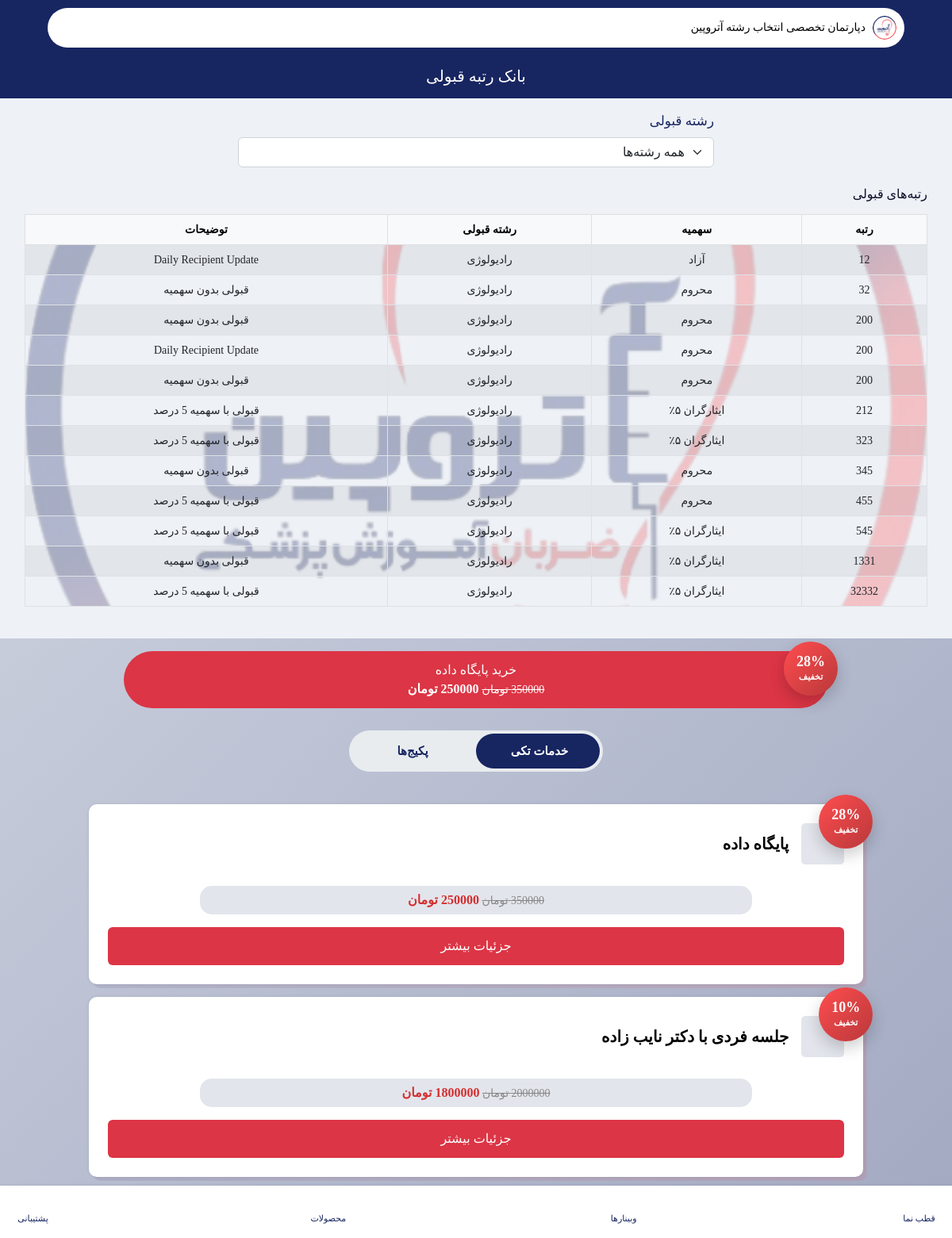
The page /rank-bank/ on the database its author committed.
### pages/models.py (models this page shows, shortened)
class RankBank(models.Model):
    QUOTA_CHOICES = (
        ("1", "آزاد"),
        ("2", "محروم"),
        ("3", "ایثارگران ۵٪"),
        ("4", "ایثارگران ۲۵٪"),
        ("5", "سایر"),
    )
    rank = models.PositiveIntegerField(
        verbose_name="رتبه"
    )
    quota = models.CharField(
        max_length=1,
        choices=QUOTA_CHOICES,
        verbose_name="سهمیه"
    )
    field = models.ForeignKey(
        RankField,
        on_delete=models.SET_NULL,
        null=True,
        blank=True,
        related_name="rank_field_bank",
        verbose_name="رشته قبولی"
    )
    description = models.CharField(
        max_length=500,
        verbose_name="توضیحات",
        null=True,
        blank=True
    )
    class Meta:
        verbose_name = "رتبه قبولی"
        verbose_name_plural = "رتبه قبولی ها"
        ordering = ["rank"]

class RankField(models.Model):
    field = models.CharField(
        max_length=200,
        verbose_name="رشته قبولی"
    )
    is_free = models.BooleanField(
        default=False,
        verbose_name="رایگان"
    )
    class Meta:
        verbose_name = "دسته بندی رشته"
        verbose_name_plural = "دسته بندی رشته ها"
        ordering = ["-id"]

### payments/models.py (models this page shows, shortened)
class Package(models.Model):
    SERVICE_CHOICES = (
        ("1", "جلسه فردی با دکتر نایب زاده"),
        ("2", "جلسه فردی با دکتر جهان‌تیغ"),
        ("3", "تحلیل شخصیت"),
        ("4", "تعیین شانس قبولی"),
        ("5", "پایگاه داده"),
    )
    TYPE_CHOICES = (
        ("1", "برنزی"),
        ("2", "نقره ایی"),
        ("3", "طلایی"),
    )
    name = models.CharField(
        max_length=200,
        verbose_name="نام"
    )
    service = MultiSelectField(
        max_length=100,
        choices=SERVICE_CHOICES,
        verbose_name="خدمات"
    )
    type = models.CharField(
        max_length=1,
        choices=TYPE_CHOICES,
        verbose_name="نوع پکیج"
    )
    content = CKEditor5Field(
        "معرفی و توضیحات",
        config_name="default",
        null=True,
        blank=True
    )
    price_before_discount = models.DecimalField(
        max_digits=12,
        decimal_places=0,
        verbose_name="قیمت قبل از تخفیف (اختیاری)",
        null=True,
        blank=True
    )
    total_price = models.DecimalField(
        max_digits=12,
        decimal_places=0,
        verbose_name="قیمت به تومان"
    )
    is_public = models.BooleanField(
        default=True,
        verbose_name="نمایش عمومی"
    )
    @property
    def discount_percent(self):
        if self.price_before_discount and self.price_before_discount > self.total_price:
            return int(
                (self.price_before_discount - self.total_price)
                / self.price_before_discount * 100
            )
        return 0
    def service_labels(self):
        choices = dict(self.SERVICE_CHOICES)
        return [choices[s] for s in self.service]
    class Meta:
        verbose_name = "پلن"
        verbose_name_plural = "پلن ها"
        ordering = ["-id"]

### pages/views.py (the view, shortened to what this page needs)
# urls.py: path('rank-bank/', rank_bank, name='rank_bank'),
def rank_bank(request):
    ranks = RankBank.objects.select_related("field").order_by("rank")
    is_paid = False
    if request.user.is_authenticated and request.user.role != "student":
        is_paid = True
    rank_fields = RankField.objects.order_by("field")
    if not is_paid:
        ranks = ranks.filter(field__is_free=True)
        rank_fields = rank_fields.filter(is_free=True)
    selected_field = request.GET.get("field", "").strip()
    if selected_field:
        ranks = ranks.filter(field_id=selected_field)
    packages = Package.objects.filter(is_public=True)
    single_service_packages = [
        p for p in packages
        if len(p.service) == 1
    ]
    multi_service_packages = [
        p for p in packages
        if len(p.service) != 1
    ]
    database_package = Package.objects.filter(
        service=["5"]
    ).first()
    context = {
        "database_package": database_package,
        "is_paid": is_paid,
        "rank_fields": rank_fields,
        "selected_field": selected_field,
        "title": "بانک رتبه قبولی",
        "ranks": ranks,
        "single_service_packages": single_service_packages,
        "multi_service_packages": multi_service_packages,
    }
    return render(request, "pages/rank_bank.html", context)

### pages/views.py (called while the page is built, shortened)
def global_context(request):
    has_database_service = False
    wallet = False
    nayeb_link = Consultant.objects.filter(
        user__last_name="نایب زاده"
    ).first()
    try:
        nayeb_consultant_open = User.objects.filter(id=73).first().user_consultant.show_schedules
        jahan_consultant_open = User.objects.filter(id=74).first().user_consultant.show_schedules
    except:
        nayeb_consultant_open = False
        jahan_consultant_open = False
    return {
        "has_database_service": has_database_service,
        "nayeb_link": nayeb_link,
        "wallet": wallet,
        "nayeb_consultant_open": nayeb_consultant_open,
        "jahan_consultant_open": jahan_consultant_open,
    }

### templates/pages/rank_bank.html (shortened to what this page needs)
{% extends 'bases/learning.html' %}
{% load static %}
{% block header %}
<header class="main-header learning-header">
    <div class="custom-container">
        <div class="row">
            <div class="col-12">
                {% include 'includes/top-header.html' %}
            </div>
        </div>
        <div class="header-bottom header-bottom-2 mt-4 pb-3">
            <h2 class="fw-500 text-white w-100" style="text-align: center;">{{ title }}</h2>
        </div>
    </div>
</header>
{% endblock %}
{% block content %}
<section class="w-100 d-flex justify-content-center">
    <form method="get" class="mt-3 w-50">
        <div class="row">
            <div class="col-12">
                <label class="form-label" style="font-size: larger; color: #172561;">
                    رشته قبولی
                </label>
                <select name="field"
                        class="form-select"
                        onchange="this.form.submit()">
                    <option value=""
                        {% if not selected_field %}selected{% endif %}>
                        همه رشته‌ها
                    </option>
                </select>
            </div>
        </div>
    </form>
</section>
<section class="section-t-space continue-reading-section pt-2">
    <div class="custom-container">
        <div class="row">
            <div class="col-12">
                <div class="reading-list p-3">
                    <h4 class="mb-3">رتبه‌های قبولی</h4>
                    <div class="table-responsive">
                        <table class="table table-bordered table-striped align-middle text-center back-atro">
                            <thead class="table-light">
                                <tr>
                                    <th>رتبه</th>
                                    <th>سهمیه</th>
                                    <th>رشته قبولی</th>
                                    <th>توضیحات</th>
                                </tr>
                            </thead>
                            <tbody>
                                {% for rank in ranks %}
                                <tr>
                                    <td>{{ rank.rank }}</td>
                                    <td>{{ rank.get_quota_display }}</td>
                                    <td>{{ rank.field.field }}</td>
                                    <td>{% if rank.description %}{{ rank.description }}{% endif %}</td>
                                </tr>
                                {% empty %}
                                <tr>
                                    <td colspan="4">
                                        اطلاعاتی برای نمایش وجود ندارد.
                                    </td>
                                </tr>
                                {% endfor %}
                            </tbody>
                        </table>
                    </div>
                </div>
            </div>
        </div>
    </div>
</section>
{% include 'includes/packages.html' %}
{% endblock %}

### templates/includes/packages.html (shortened to what this page needs)
<div class="py-3 px-2 my-2" style="background: linear-gradient(135deg, rgba(23,37,97,.18) 0%, rgba(23,37,97,.35) 100%);">
    {% for single_service_package in single_service_packages %}
    {% if '5' in single_service_package.service and not 'compass' in request.path %}
    {% if not 'choice-introduction' in request.path %}
        {% if not has_database_service %}
        <div class="w-100 d-flex justify-content-center">
            <a href="{% url 'payment_view' single_service_package.id %}" style="position: relative; overflow: visible; border-radius: 40px;" class="btn btn-danger mb-2 w-75">
                <div class="discount-badge-round">
                    {% if single_service_package.discount_percent %}
                    <span>{{ single_service_package.discount_percent }}%</span>
                    <small>تخفیف</small>
                    {% endif %}
                </div>
                <div>
                    <span style="color: #ffffff;">خرید پایگاه داده</span>
                    <br>
                    {% if single_service_package.price_before_discount %}
                        <span class="old-price" style="color: #ffffff;">
                            {{ single_service_package.price_before_discount }} تومان
                        </span>
                    {% endif %}
                    <span class="new-price" style="color: #ffffff;">
                        {{ single_service_package.total_price }} تومان
                    </span>
                </div>
            </a >
        </div>
        {% endif %}
    {% endif %}
    {% endif %}
    {% endfor %}
    <div class="package-switch">
        <button id="singleBtn" class="active">خدمات تکی</button>
        <button id="multiBtn">پکیج‌ها</button>
        <div class="switch-bg"></div>
    </div>
    {% if single_service_packages %}
    <section id="singlePackages" class="section-t-space continue-reading-section" style="width: 85%; margin: auto;">
        <div class="">
            <div class="swiper slider-1 px-15 reading-slider" style="position: relative; overflow: visible;">
                <div class="">
                    {% for single_service_package in single_service_packages %}
                    {% if not has_database_service %}
                    <div class="swiper-slide mt-3">
                        <a class="reading-list"
                        {% if "5" in single_service_package.service %}
                        href="{% url 'data_introduction' 1 %}"
                        {% elif "2" in single_service_package.service %}
                        href="{% url 'choice_introduction' %}?all_consultants=no"
                        {% elif "1" in single_service_package.service and nayeb_link %}
                        href="{% url 'consultant_show' nayeb_link.user.id %}"
                        {% else %}
                        href="#"
                        {% endif %}>
                            <div class="reading-box p-4" style="position: relative; overflow: visible;">
                                {% if single_service_package.discount_percent %}
                                <div class="discount-badge-round">
                                    <span>{{ single_service_package.discount_percent }}%</span>
                                    <small>تخفیف</small>
                                </div>
                                {% endif %}
                                <div class="reading-detail d-grid">
                                    <div class="d-flex gap-3" style="align-items: center;">
                                        <div class="reading-image"
                                            style="display: flex; justify-content: center; align-items: center; background-color: #1725611e;">
                                            <i class="ri-inbox-line" style="font-size: 50px;"></i>
                                        </div>
                                        <div class="reading-name">
                                            <h2 class="new-text-black">
                                                {{ single_service_package.get_service_display }}
                                            </h2>
                                        </div>
                                    </div>
                                    <h5 class="p-2 w-75"
                                        style="background-color: #1725611e; color: #172561; margin: auto !important; border-radius: 15px; text-align: center; margin-top: 15px !important;">
                                        {% if single_service_package.price_before_discount %}
                                            <span class="old-price">
                                                {{ single_service_package.price_before_discount }} تومان
                                            </span>
                                        {% endif %}
                                        <span class="new-price">
                                            {{ single_service_package.total_price }} تومان
                                        </span>
                                    </h5>
                                </div>
                                <button class="btn btn-danger mt-3 d-flex justify-content-center">
                                    جزئیات بیشتر
                                </button>
                            </div>
                        </a>
                    </div>
                    {% endif %}
                    {% endfor %}
                </div>
            </div>
        </div>
    </section>
    {% endif %}
</div>

### templates/bases/learning.html (style rules this page uses)
.discount-badge-round { position:absolute; top:-12px; right:-12px; width:68px; height:68px; border-radius:50%; background:linear-gradient(135deg,#ff4d4f,#b9383a); color:#fff; display:flex; flex-direction:column; justify-content:center; align-items:center; box-shadow:0 8px 20px rgba(0,0,0,.2); font-weight:bold; }
.discount-badge-round span { font-size:18px; line-height:1; }
.discount-badge-round small { font-size:11px; margin-top:2px; }
.old-price { color:#888; text-decoration:line-through; font-size:14px; }
.new-price { color:#d32f2f; font-size:16px; font-weight:700; }

### templates/pages/rank_bank.html (style rules this page uses)
.package-switch { position: relative; display: flex; width: 320px; margin: 20px auto; margin-bottom: 0; background: #e9ecef; border-radius: 40px; overflow: hidden; height: 52px; }
.package-switch button { flex: 1; border: none; background: transparent; z-index: 2; cursor: pointer; font-size: 15px; font-weight: 600; color: #172561; transition: .3s; }
.package-switch button.active { color: #fff; }
.switch-bg { position: absolute; top: 4px; right: 4px; width: calc(50% - 4px); height: 44px; background: #172561; border-radius: 30px; transition: .35s; }
.back-atro { background-image: url('/static/images/transparent.png'); background-position: center; background-size: 100%; }

### rows shown on the page
RankBank: rank "12", quota "آزاد", field.field "رادیولوژی", description "Daily Recipient Update"
RankBank: rank "32", quota "محروم", field.field "رادیولوژی", description "قبولی بدون سهمیه"
RankBank: rank "200", quota "محروم", field.field "رادیولوژی", description "قبولی بدون سهمیه"
RankBank: rank "200", quota "محروم", field.field "رادیولوژی", description "Daily Recipient Update"
RankBank: rank "200", quota "محروم", field.field "رادیولوژی", description "قبولی بدون سهمیه"
RankBank: rank "212", quota "ایثارگران ۵٪", field.field "رادیولوژی", description "قبولی با سهمیه 5 درصد"
RankBank: rank "323", quota "ایثارگران ۵٪", field.field "رادیولوژی", description "قبولی با سهمیه 5 درصد"
RankBank: rank "345", quota "محروم", field.field "رادیولوژی", description "قبولی بدون سهمیه"
RankBank: rank "455", quota "محروم", field.field "رادیولوژی", description "قبولی با سهمیه 5 درصد"
RankBank: rank "545", quota "ایثارگران ۵٪", field.field "رادیولوژی", description "قبولی با سهمیه 5 درصد"
RankBank: rank "1331", quota "ایثارگران ۵٪", field.field "رادیولوژی", description "قبولی بدون سهمیه"
RankBank: rank "32332", quota "ایثارگران ۵٪", field.field "رادیولوژی", description "قبولی با سهمیه 5 درصد"
Package: discount_percent "28", price_before_discount "350000", total_price "250000", service "پایگاه داده"
Package: discount_percent "10", service "جلسه فردی با دکتر نایب زاده", price_before_discount "2000000", total_price "1800000"

### other values the page prints
{{ title }} "بانک رتبه قبولی"
